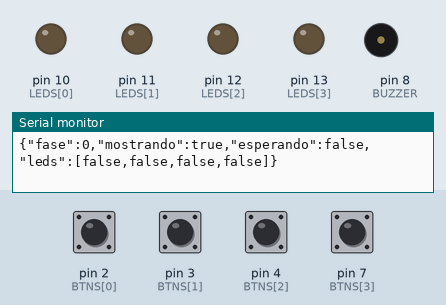
Recording of a sketch running on a simulated Arduino Uno, built with avr-gcc and run on an emulated ATmega328P. Parts: output pins drawn as LEDs (lit = HIGH), buzzer (waves = sounding), the last lines printed to the serial monitor. Dashed ring = blinking. The inputs (shaded band) are chosen by the test bench; at power-on: pin 2 (BTNS[0]), pin 3 (BTNS[1]), pin 4 (BTNS[2]), pin 7 (BTNS[3]) HIGH. Random numbers use the default seed unless the sketch sets one.

Above: at 2.2 s.
2.3 s: pin 2 (BTNS[0]) pulled LOW for 0.15 s
At 3.31 s:
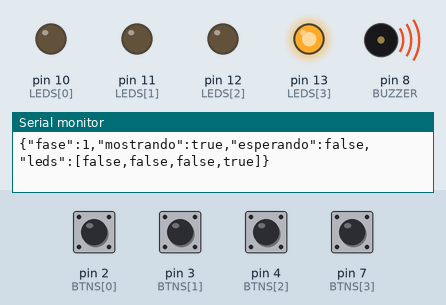
4.9 s: pin 3 (BTNS[1]) pulled LOW for 0.15 s
At 5.31 s:
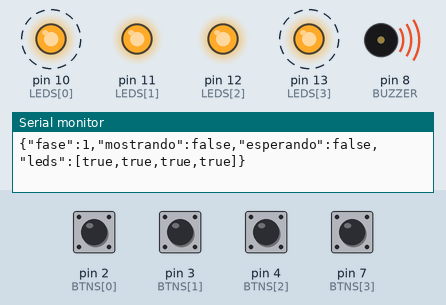
7.9 s: pin 4 (BTNS[2]) pulled LOW for 1 s
At 8.7 s:
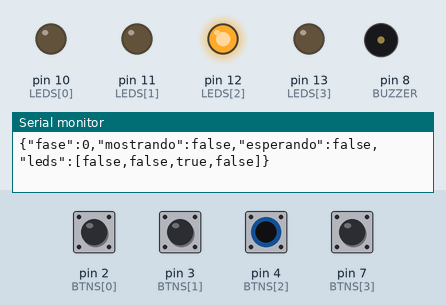
10.4 s: pin 7 (BTNS[3]) pulled LOW for 1 s
At 11.2 s:
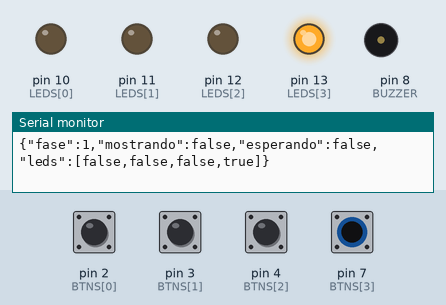
15.7 s: pin 2 (BTNS[0]) pulled LOW for 1 s
At 16.5 s:
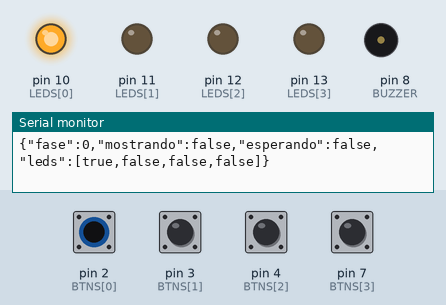
Timing chart, 0 to 19.2 s (numbered marks = the images above; inputs shaded):
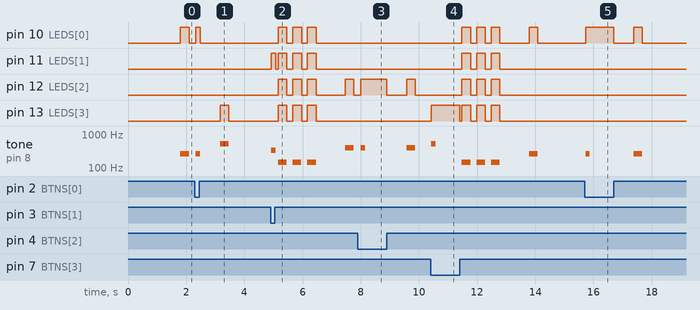

The sketch:

genius_serial.ino
```cpp
// ═══════════════════════════════════════════════
//  GENIUS  –  não-bloqueante (millis)
// ═══════════════════════════════════════════════

const int LEDS[4]  = {10, 11, 12, 13};
const int BTNS[4]  = {2, 3, 4, 7};
const int BUZZER   = 8;
const int NOTAS[4] = {262, 330, 392, 523};

// ── Sequência ──
int sequencia[50];
int fase       = 0;
int inputAtual = 0;

// ── Flags de estado ──
bool mostrando = false;
bool esperando = false;
bool ledState[4] = {false,false,false,false};

// ── Serial ──
String serialBuf;

// ── Máquina de estados ──
enum Estado {
  ST_IDLE,
  ST_PRE_SHOW,       // pausa antes de começar a sequência
  ST_LED_ON,         // LED aceso durante a sequência
  ST_LED_OFF,        // pausa entre LEDs da sequência
  ST_WAIT_INPUT,     // esperando jogador
  ST_PLAYER_LED_ON,  // LED aceso após input do jogador
  ST_PLAYER_LED_OFF, // apaga após input
  ST_GAMEOVER_ON,    // flash de game over aceso
  ST_GAMEOVER_OFF    // flash de game over apagado
};

Estado estado = ST_IDLE;
unsigned long tTimer  = 0;
int           seqIdx  = 0;      // qual led da sequência está tocando
int           goFlash = 0;      // contador de flashes de game over
int           playerBtn = -1;   // botão que o jogador pressionou
bool          playerAcertou = false;

// resposta pendente para o Chrome (serial)
// -1 = nenhuma  0 = errou  1 = acertou-continua  2 = acertou-avança
int pendingOk = -1;


// ─────────────────────────────────────────────
// HELPERS
// ─────────────────────────────────────────────

void setLED(int n, bool on) {
  ledState[n] = on;
  digitalWrite(LEDS[n], on ? HIGH : LOW);
}

void allLEDs(bool on) {
  for (int i = 0; i < 4; i++) setLED(i, on);
}

void enviaEstado() {
  Serial.print(F("{\"fase\":"));
  Serial.print(fase);
  Serial.print(F(",\"mostrando\":"));
  Serial.print(mostrando ? F("true") : F("false"));
  Serial.print(F(",\"esperando\":"));
  Serial.print(esperando ? F("true") : F("false"));
  Serial.print(F(",\"leds\":["));
  for (int i = 0; i < 4; i++) {
    Serial.print(ledState[i] ? F("true") : F("false"));
    if (i < 3) Serial.print(F(","));
  }
  Serial.println(F("]}"));
}

void enviaPendingOk() {
  if (pendingOk == -1) return;
  if (pendingOk == 0)  Serial.println(F("{\"ok\":false}"));
  else                 Serial.println(F("{\"ok\":true}"));
  pendingOk = -1;
}

void timer(unsigned long ms) { tTimer = millis() + ms; }
bool timerOk()               { return millis() >= tTimer; }


// ─────────────────────────────────────────────
// INICIAR SEQUÊNCIA
// ─────────────────────────────────────────────

void iniciarSequencia() {
  mostrando  = true;
  esperando  = false;
  seqIdx     = 0;
  estado     = ST_PRE_SHOW;
  timer(800);
  enviaEstado();
}


// ─────────────────────────────────────────────
// PROCESSAR INPUT DO JOGADOR
// btn: qual botão  |  viaSerial: true=Chrome false=físico
// ─────────────────────────────────────────────

void processarInput(int btn, bool viaSerial) {
  if (!esperando) {
    if (viaSerial) Serial.println(F("{\"ok\":false}"));
    return;
  }

  playerBtn    = btn;
  playerAcertou = (btn == sequencia[inputAtual]);

  if (playerAcertou) {
    inputAtual++;
    bool avanca = (inputAtual > fase);
    if (viaSerial) {
      // Chrome recebe ok imediatamente, sem esperar o LED
      pendingOk = avanca ? 2 : 1;
    }
  } else {
    if (viaSerial) pendingOk = 0;
  }

  // Bloqueia input enquanto processa
  esperando = false;
  mostrando = false;

  // Acende LED do botão pressionado
  setLED(btn, true);
  tone(BUZZER, NOTAS[btn], 150);
  estado = ST_PLAYER_LED_ON;
  timer(150);
  enviaEstado();

  // Manda ok pro Chrome antes do delay visual
  enviaPendingOk();
}


// ─────────────────────────────────────────────
// UPDATE DA MÁQUINA DE ESTADOS
// ─────────────────────────────────────────────

void update() {
  if (!timerOk()) return;

  switch (estado) {

    // ── Pré-sequência: pausa inicial ──
    case ST_PRE_SHOW:
      setLED(sequencia[seqIdx], true);
      tone(BUZZER, NOTAS[sequencia[seqIdx]], 300);
      enviaEstado();
      estado = ST_LED_ON;
      timer(300);
      break;

    // ── LED aceso: apaga e decide próximo ──
    case ST_LED_ON:
      setLED(sequencia[seqIdx], false);
      noTone(BUZZER);
      enviaEstado();
      estado = ST_LED_OFF;
      timer(200);
      break;

    // ── Pausa entre LEDs ──
    case ST_LED_OFF:
      seqIdx++;
      if (seqIdx <= fase) {
        // próximo LED
        setLED(sequencia[seqIdx], true);
        tone(BUZZER, NOTAS[sequencia[seqIdx]], 300);
        enviaEstado();
        estado = ST_LED_ON;
        timer(300);
      } else {
        // sequência terminou
        mostrando  = false;
        esperando  = true;
        inputAtual = 0;
        estado     = ST_WAIT_INPUT;
        enviaEstado();
      }
      break;

    // ── Aguardando: nada a fazer aqui ──
    case ST_WAIT_INPUT:
      break;

    // ── LED do jogador aceso: apaga ──
    case ST_PLAYER_LED_ON:
      setLED(playerBtn, false);
      noTone(BUZZER);
      enviaEstado();
      estado = ST_PLAYER_LED_OFF;
      timer(80);
      break;

    // ── Pós-input: decide o que fazer ──
    case ST_PLAYER_LED_OFF:
      if (playerAcertou) {
        if (inputAtual > fase) {
          // avançou de fase
          fase++;
          sequencia[fase] = random(4);
          timer(600);
          estado = ST_PRE_SHOW;
          mostrando = true;
          esperando = false;
          enviaEstado();
        } else {
          // continua na mesma fase
          esperando  = true;
          mostrando  = false;
          estado     = ST_WAIT_INPUT;
          enviaEstado();
        }
      } else {
        // game over: inicia flashes
        goFlash = 0;
        allLEDs(true);
        tone(BUZZER, 150, 300);
        enviaEstado();
        estado = ST_GAMEOVER_ON;
        timer(300);
      }
      break;

    // ── Game over flash aceso ──
    case ST_GAMEOVER_ON:
      allLEDs(false);
      noTone(BUZZER);
      enviaEstado();
      estado = ST_GAMEOVER_OFF;
      timer(200);
      break;

    // ── Game over flash apagado ──
    case ST_GAMEOVER_OFF:
      goFlash++;
      if (goFlash < 3) {
        allLEDs(true);
        tone(BUZZER, 150, 300);
        enviaEstado();
        estado = ST_GAMEOVER_ON;
        timer(300);
      } else {
        // reinicia
        fase = 0;
        sequencia[fase] = random(4);
        iniciarSequencia();
      }
      break;

    default:
      break;
  }
}


// ─────────────────────────────────────────────
// COMANDOS SERIAL
// ─────────────────────────────────────────────

void processarComando(String cmd) {
  cmd.trim();

  if (cmd == "E") {
    enviaEstado();
  }
  else if (cmd.startsWith("B")) {
    int btn = cmd.charAt(1) - '0';
    if (btn >= 0 && btn <= 3) processarInput(btn, true);
    else Serial.println(F("{\"ok\":false}"));
  }
  else if (cmd == "R") {
    fase = 0;
    sequencia[fase] = random(4);
    Serial.println(F("{\"ok\":true}"));
    iniciarSequencia();
  }
}


// ─────────────────────────────────────────────
// SETUP
// ─────────────────────────────────────────────

void setup() {
  Serial.begin(115200);
  serialBuf.reserve(64);

  for (int i = 0; i < 4; i++) {
    pinMode(LEDS[i], OUTPUT);
    pinMode(BTNS[i], INPUT_PULLUP);
  }
  pinMode(BUZZER, OUTPUT);

  randomSeed(analogRead(A3));
  sequencia[0] = random(4);

  delay(1000);
  iniciarSequencia();
}


// ─────────────────────────────────────────────
// LOOP  –  nunca bloqueia
// ─────────────────────────────────────────────

void loop() {

  // ── Máquina de estados ──
  update();

  // ── Botões físicos (só quando esperando) ──
  if (esperando) {
    for (int i = 0; i < 4; i++) {
      if (digitalRead(BTNS[i]) == LOW) {
        delay(30); // debounce mínimo
        if (digitalRead(BTNS[i]) == LOW) {
          processarInput(i, false);
          while (digitalRead(BTNS[i]) == LOW); // espera soltar
        }
      }
    }
  }

  // ── Serial ──
  while (Serial.available()) {
    char c = Serial.read();
    if (c == '\n') {
      processarComando(serialBuf);
      serialBuf = "";
    } else {
      serialBuf += c;
    }
  }
}
```

Measured:
- after the input at 2.3 s, pin 10 (LEDS[0]): LOW → HIGH at once, → LOW 0.15 s later; pin 13 (LEDS[3]): LOW → HIGH after 0.86 s, → LOW 0.30 s later; tone on pin 8 (BUZZER): silent → 262 Hz at once, → silent 0.15 s later, → 523 Hz 0.68 s later, → silent 0.30 s later
- after the input at 4.9 s, pin 10 (LEDS[0]): alternates HIGH for 0.30 s and LOW for 0.20 s, 6 changes in all, then stays LOW, starting after 0.26 s; pin 12 (LEDS[2]): LOW → HIGH after 0.26 s, → LOW 0.30 s later, → HIGH 0.20 s later, → LOW 0.30 s later, … (8 changes in this stretch)
- after the input at 7.9 s, pin 12 (LEDS[2]): LOW → HIGH after 0.10 s, → LOW 0.90 s later, → HIGH 0.68 s later, → LOW 0.30 s later; tone on pin 8 (BUZZER): silent → 392 Hz after 0.10 s, → silent 0.15 s later, → 392 Hz 1.4 s later, → silent 0.30 s later
- after the input at 10.4 s, pin 10 (LEDS[0]): LOW → HIGH after 1.1 s, → LOW 0.30 s later, → HIGH 0.20 s later, → LOW 0.30 s later, … (8 changes in this stretch); pin 11 (LEDS[1]): alternates HIGH for 0.30 s and LOW for 0.20 s, 6 changes in all, then stays LOW, starting after 1.1 s
- after the input at 15.7 s, pin 10 (LEDS[0]): LOW → HIGH at once, → LOW 0.97 s later, → HIGH 0.68 s later, → LOW 0.30 s later; tone on pin 8 (BUZZER): silent → 262 Hz at once, → silent 0.15 s later, → 262 Hz 1.5 s later, → silent 0.30 s later
